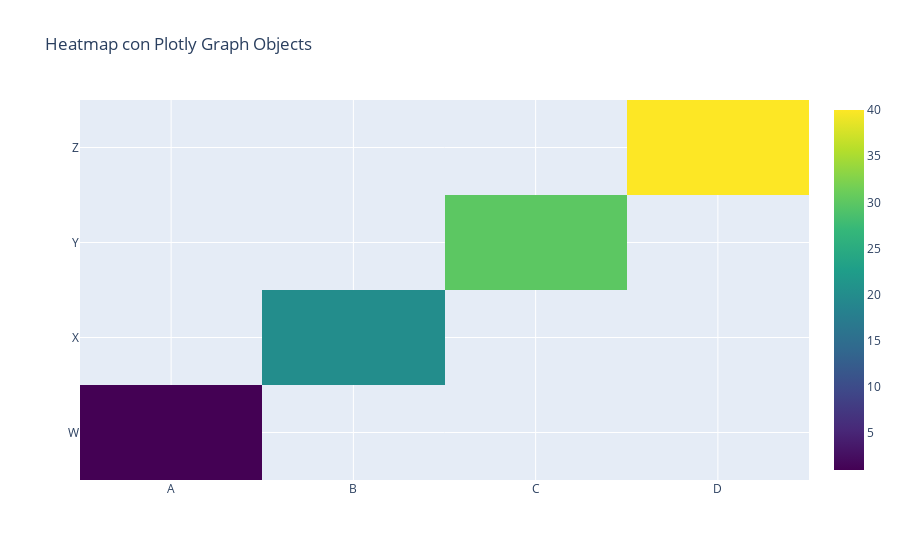

Write notebook code for a chart like this one.
### Code cell
fig = go.Figure(data=go.Heatmap(
                   z=df['Values'],
                   x=df['X'],
                   y=df['Y'],
                   colorscale='Viridis'))

fig.update_layout(
    title='Heatmap con Plotly Graph Objects',
    xaxis_nticks=36,
    yaxis_nticks=36
)

fig.show()

### Figure 1 — Plotly figure (JSON) as saved in the notebook; plotly's stock layout.template omitted (floating-point values rounded to 4 significant figures)
{"data": [{"colorscale": [[0, "#440154"], [0.1111, "#482878"], [0.2222, "#3e4989"], [0.3333, "#31688e"], [0.4444, "#26828e"], [0.5556, "#1f9e89"], [0.6667, "#35b779"], [0.7778, "#6ece58"], [0.8889, "#b5de2b"], [1, "#fde725"]], "type": "heatmap", "x": ["A", "B", "C", "D"], "y": ["W", "X", "Y", "Z"], "z": [1, 20, 30, 40]}], "layout": {"title": {"text": "Heatmap con Plotly Graph Objects"}, "xaxis": {"nticks": 36}, "yaxis": {"nticks": 36}}}
